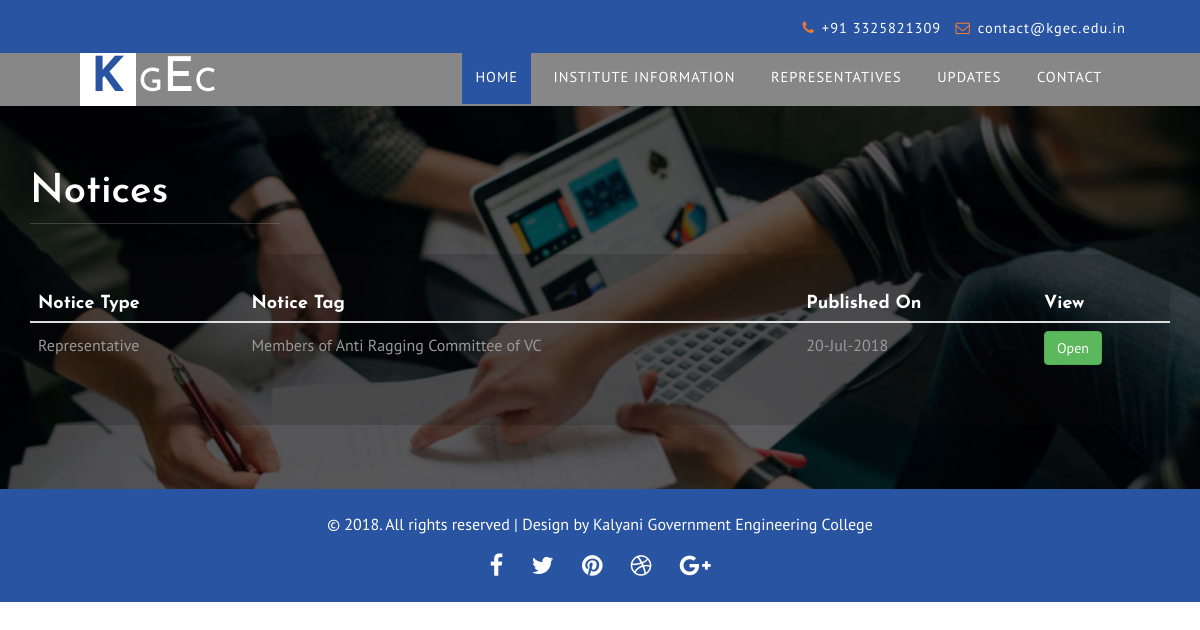
The app's page /notice.php?id=vc with its own data.
### tables this page shows
CREATE TABLE IF NOT EXISTS `notice` (
  `id` int(100) NOT NULL AUTO_INCREMENT,
  `type` varchar(100) NOT NULL,
  `tag` longtext NOT NULL,
  `date` varchar(100) NOT NULL,
  `content` longtext NOT NULL,
  `dept` varchar(100) NOT NULL,
  `dept1` varchar(100) NOT NULL,
  `time` timestamp(6) NOT NULL DEFAULT CURRENT_TIMESTAMP(6),
  PRIMARY KEY (`id`)
);

### notice.php (the view, shortened to what this page needs)
<?php
$id=$_GET['id'];
include('php/connection.php');
$query="SELECT * FROM `notice` WHERE dept='$id' ORDER BY id DESC";
$res=mysqli_query($conn,$query);
?>
<!DOCTYPE html>
<html lang="zxx">
<head>
<link href="css/bootstrap.css" rel="stylesheet" type="text/css" media="all" />
<link rel="stylesheet" type="text/css" href="css/style.css" />
<link rel="stylesheet" type="text/css" href="css/zoomslider.css" />
<link rel="stylesheet" href="css/lightbox.css">
<link href="css/owl.carousel.css" rel="stylesheet" type="text/css" media="all">
<link href="css/font-awesome.css" rel="stylesheet">
</head>
<body>
			  <div class="w3_agilits_banner_bootm">
			     <div class="w3_agilits_inner_bottom">
			            <div class="wthree_agile_login">
						     <ul>
								<li><i class="fa fa-phone" aria-hidden="true"></i>+91 3325821309</li>
								<li><i class="fa fa-envelope-o list-icon" aria-hidden="true"></i><a href="mailto:contact@kgec.edu.in">contact@kgec.edu.in</a></li>
							</ul>
						</div>
				</div>
			</div>
	<div >
		<div class="demo-inner-content">
			   <div class="header-w3-agileits" id="home">
			     <div class="inner-header-agile">
				<nav class="navbar navbar-default">
					<div class="navbar-header">
						<h1><a  href="index.php"><span class="letter">K</span>G<span>E</span>C</a></h1>
					</div>
					<div class="collapse navbar-collapse" id="bs-example-navbar-collapse-1">
							<ul class="nav navbar-nav">
								<li class="active"><a href="index.php">Home</a></li>
								<li><a href="index.php#portfolio">Institute Information</a></li>
								<li><a href="index.php#team">Representatives</a></li>
								<li><a href="index.php#testimonials" >Updates</a></li>
								<li><a href="index.php#contact">Contact</a></li>
							</ul>
						</div>
				</nav>
			</div>
			   </div>
		</div>
    </div>
  <div class="agileits-services w3ls-section" id="agileits-services" >
		<div class="container">
			<h3 class="w3ls-title">Notices </h3>
			<div class="agileits-services-row">
				 <table class="table table-hover">
    <thead>
      <tr>
        <th><h4>Notice Type</h4></th>
        <th><h4>Notice Tag</h4></th>
        <th><h4>Published On</h4></th>
        <th><h4>View</h4></th>
      </tr>
    </thead>
    <tbody>
    	<?php
    	while($row=mysqli_fetch_array($res))
    		{
    	?>
      <tr>
        <td><p><?php echo $row['type']; ?></p></td>
        <td><p><?php echo $row['tag']; ?></p></td>
        <td><p><?php echo $row['date']; ?></p></td>
        <td><p><a href="full_notice.php?id=<?php echo $row['id']; ?>"><button class="btn btn-success">Open</button></a></p></td>
      </tr>
  <?php } ?>
    </tbody>
  </table>
			</div>
		</div>
	</div>
	<div class="agileits_w3layouts-footer">
		<div class="col-md-6 col-sm-8 agileinfo-copyright">
			<p>© 2018. All rights reserved | Design by <a href="http://kgec.edu.in/">Kalyani Government Engineering College</a></p>
		</div>
		<div class="col-md-6 col-sm-4 agileinfo-icons">
			<ul>
				<li><a class="icon fb" href="#"><i class="fa fa-facebook"></i></a></li>
				<li><a class="icon tw" href="#"><i class="fa fa-twitter"></i></a></li>
				<li><a class="icon pin" href="#"><i class="fa fa-pinterest"></i></a></li>
				<li><a class="icon db" href="#"><i class="fa fa-dribbble"></i></a></li>
				<li><a class="icon gp" href="#"><i class="fa fa-google-plus"></i></a></li>
			</ul>
		</div>
	</div>
					<link rel="stylesheet" href="css/flexslider.css" type="text/css" media="screen" property="" />
  </body>
 </html>

### css/style.css (style rules this page uses)
html, body { font-size: 100%; font-family:'PT Sans', sans-serif; background:#ffffff; margin:0px!important; }
p { margin:0; font-size:14px; }
h1,h2,h3,h4,h5,h6 { font-family: 'Josefin Sans', sans-serif; margin:0; }
table-hover.h1,h2,h3,h4,h5,h6 { font-family: 'Josefin Sans', sans-serif; margin:0; color:#fff; font-weight: 1000; }
ul,label { margin:0; padding:0; }
p { font-size: 1em; color: #999; line-height: 1.8em; }
.header-w3-agileits { background: rgba(0, 0, 0, 0.47); padding:0; }
.inner-header-agile { padding: 0 5em; position: relative; }
.navbar-header h1 { font-size: 2em; display: block; text-transform: uppercase; }
.navbar-header h1 a { color: #FFFFFF; text-decoration: none; display: inline-block; }
span.letter { background: #fff; color: #2954a2; line-height: 1.1em; padding: 0 11px; display: inline-block; background: #ffffff; font-weight:700; margin-right:3px; }
h1 span { color: #fff; font-size: 1.5em; }
ul.nav.navbar-nav { float:right; }
.navbar-default { background: none; border: none; margin: 0; min-height: inherit; }
.navbar-default .navbar-nav > .active > a, .navbar-default .navbar-nav > .active > a:hover, .navbar-default .navbar-nav > .active > a:focus { color: #ffffff; background: #2954a2; }
.navbar-nav > li { margin: 0 0.3em; }
.navbar-default .navbar-nav > li > a { font-size: 0.9em; padding: 1em 0.9em 1.2em; position: relative; font-weight: 400; text-transform: uppercase; letter-spacing: 1px; color: #fff; }
.navbar-collapse { padding: 0!important; }
ul.nav.navbar-nav li.active { border-right: none; }
.w3_agilits_banner_bootm { padding: 1em 0 2.3em 0; background:#2954a2; }
.w3_agilits_inner_bottom { margin: 0 auto; padding: 0 4em; }
.wthree_agile_login { float: right; }
.wthree_agile_login ul li { letter-spacing: 1px; list-style: none; display: inline-block; color: #fff; margin-right: 10px; margin-top: -5px; font-size:0.9em; }
.wthree_agile_login ul li i { color: #f4792c; font-size: 1em; padding-right: 7px; }
.wthree_agile_login ul li a { color:#fff; }
.w3ls-section { padding:4em 0; }
h3.w3ls-title { margin-bottom: 1em; position:relative; }
h3.w3ls-title,h2.w3ls-title { text-transform: capitalize; color: #2954a2; font-size:2.5em; font-weight:600; }
h3.w3ls-title:after { background: #e2dfdf; content: ""; display: block; height: 1px; position: absolute; left: 0; top: 53px; width: 250px; -webkit-transition: all 0.4s ease; -moz-transition: all 0.4s ease; -o-transition: all 0.4s ease; -ms-transition: all 0.4s ease; transition: all 0.4s ease; }
div#agileits-services { background: url(../images/s2.jpg) no-repeat center; background-size: cover; }
.agileits-services-row { padding: 2em 0; background: rgba(12, 12, 12, 0.18); }
.wthree-testi h3,div#agileits-services h3 ,.subscribe h3 { color: #fff; }
.wthree-testi h3.w3ls-title:after,div#agileits-services h3.w3ls-title:after { background: rgba(226, 223, 223, 0.2); }
.agileinfo-icons ul li { display: inline-block; margin-right: 1em; font-size: 1.5em; float: right; }
.agileits_w3layouts-footer { padding: 1.3em 0 1em; background: #2954a2; }
.agileinfo-icons ul li a { color: #fff; }
.agileinfo-copyright p,.agileinfo-copyright a { color: #fff; }
.agileinfo-copyright,.agileinfo-icons { text-align: center; width: 100%; float: none; }
.agileinfo-icons ul li { float:none; }
.agileinfo-icons ul li { margin: 0.1em 0.5em; }
.agileinfo-copyright { margin-bottom: 0.5em; }

### css/zoomslider.css (style rules this page uses)
.demo-inner-content { position: relative; z-index: 2; }

### css/lightbox.css (style rules this page uses)
body:after { content: url(../images/close.png) url(../images/loading.gif) url(../images/prev.png) url(../images/next.png); display: none; }

### records on screen
notice: type "Representative", tag "Members of Anti Ragging Committee of VC", date "20-Jul-2018"
